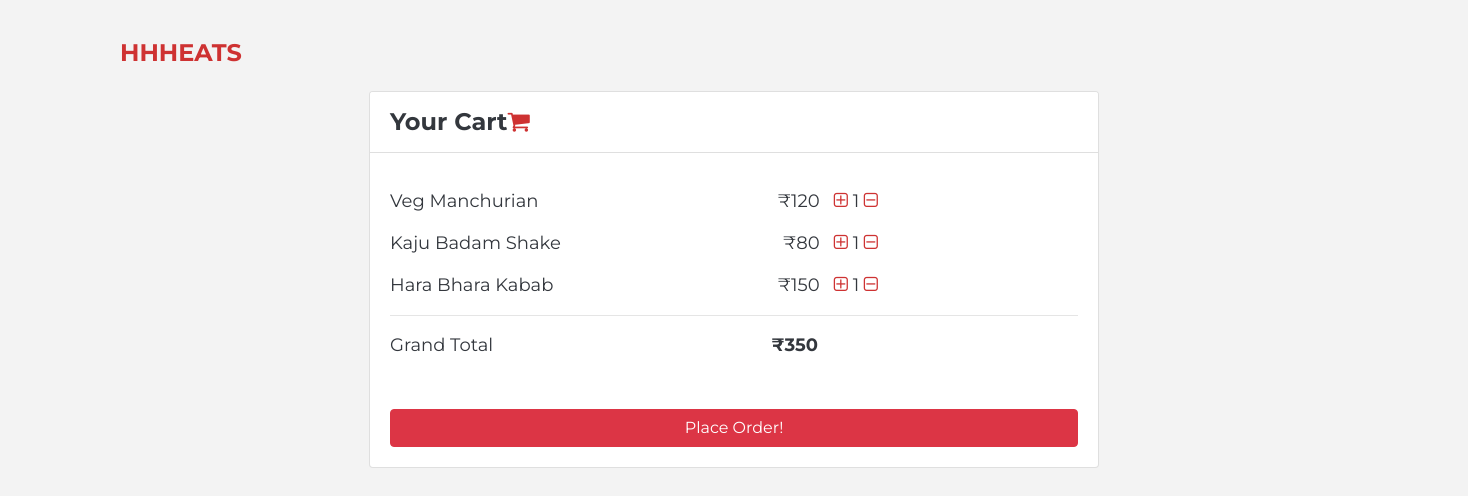
The page /customer/cart/3 (signed in) on the database its author committed.
### foodapp/models.py (models this page shows, shortened)
class orderItem(models.Model):
    orderedBy = models.ForeignKey(Customer, on_delete=models.CASCADE)
    item_id = models.ForeignKey(MenuItem, on_delete=models.CASCADE)
    quantity = models.IntegerField(default=0)

class MenuItem(models.Model):
    id = models.AutoField(primary_key=True)
    fname = models.CharField(max_length=30, blank=False)
    category = models.CharField(max_length=50, blank=False)
    description=models.CharField(max_length=200, blank=True,null=True)
    price = models.IntegerField(blank=False)

class Order(models.Model):
    id = models.AutoField(primary_key=True)
    orderedBy = models.ForeignKey(Customer, on_delete=models.CASCADE)
    r_id = models.ForeignKey(Restaurant, on_delete=models.CASCADE)
    items=models.ManyToManyField(orderItem)
    total_amount = models.IntegerField(default=0)
    timestamp = models.DateTimeField(auto_now_add=True)
    delivery_addr = models.CharField(max_length=50, blank=True)
    ORDER_STATE_WAITING = "Waiting"
    ORDER_STATE_PLACED = "Placed"
    ORDER_STATE_ACKNOWLEDGED = "Acknowledged"
    ORDER_STATE_COMPLETED = "Completed"
    ORDER_STATE_CANCELLED = "Cancelled"
    ORDER_STATE_DISPATCHED = "Dispatched"
    ORDER_STATE_CHOICES = (
        (ORDER_STATE_WAITING, ORDER_STATE_WAITING),
        (ORDER_STATE_PLACED, ORDER_STATE_PLACED),
        (ORDER_STATE_ACKNOWLEDGED, ORDER_STATE_ACKNOWLEDGED),
        (ORDER_STATE_COMPLETED, ORDER_STATE_COMPLETED),
        (ORDER_STATE_CANCELLED, ORDER_STATE_CANCELLED),
        (ORDER_STATE_DISPATCHED, ORDER_STATE_DISPATCHED),
    )
    status = models.CharField(
        max_length=50, choices=ORDER_STATE_CHOICES, default=ORDER_STATE_WAITING
    )

### foodapp/views.py (the view)
# urls.py: path("customer/cart/<int:rid>",views.view_cart,name="cart"),
def view_cart(request,rid):
    order=Order.objects.filter(orderedBy=Customer.objects.get(email=request.user.email),status='Waiting',r_id=rid).first()
    if order is not None:
        cost=0
        for item in order.items.all():
            cost+=item.quantity*item.item_id.price
        order.total_amount=cost
        order.save()
    context={
            'rest_id':rid,
            'order':order
    }
    return render(request,'order.html',context)

### foodapp/templates/order.html (shortened to what this page needs)
<!DOCTYPE html>
{% load static %}
<html lang="en">
<head>
     <link rel="stylesheet" href="https://maxcdn.bootstrapcdn.com/bootstrap/4.5.2/css/bootstrap.min.css">
     <link rel="stylesheet" href="https://cdnjs.cloudflare.com/ajax/libs/font-awesome/4.7.0/css/font-awesome.min.css">
     <link rel="stylesheet" href="{% static "css/order.css" %}">
</head>
<body>
    <a href="{% url "ListRestaurant" %}" class="navbar-brand">HHHEATS</a>
    <div class="container">
        <div class="row">
            <div class="col-lg-2"></div>
            <div class="col-lg-8">
                <div class="card" id="usercart">
                    <div class="card-header" >Your Cart<i class="fa fa-shopping-cart" aria-hidden="true"></i></div>
                    <div class="card-body">
                      {%for item in order.items.all %}
                        <div class="food-item">{{ item.item_id.fname }}<span class="food-cost">₹{{ item.item_id.price }}&nbsp;&nbsp;&nbsp;<a href="{%url "NewOrderCart" pk=item.item_id.id rid=order.r_id.id %}"><i class="fa fa-plus-square-o" aria-hidden="true"></i></a>&nbsp;{{ item.quantity }}&nbsp;<a href="{% url "RemoveOrderCart" pk=item.item_id.id rid=order.r_id.id %}"><i class="fa fa-minus-square-o" aria-hidden="true"></i></a></span></div>
                      {% endfor %}
                        <hr>
                        <div class="total">Grand Total<span class="total-cost">₹{{ order.total_amount }}</span></div>
                        <a href="{% url "checkout" rid=rest_id %}"><button type="button" class="btn btn-danger btn-block">Place Order!</button></a>
                    </div>
                </div>
            </div>
        </div>
    </div>
</body>
</html>

### foodapp/static/css/order.css (style rules this page uses)
body { background-color: #f3f3f3; color: #33373d; font-family: 'Montserrat', sans-serif; overflow-x: hidden; }
.navbar-brand { color: #ce3232; font-size: 24px; font-weight: bold; margin-left: 120px; margin-top: 30px; padding-right: 100%; padding-bottom: 20px; }
.card { margin-left: auto; margin-right: auto; }
.card-header { background-color: white; font-size: 24px; font-weight: bold; }
.fa-shopping-cart { color: #ce3232; }
.food-item { margin-top: 15px; font-size: 18px; }
.food-cost { float: right; margin-right: 200px; }
.fa-plus-square-o { color: #ce3232; }
.fa-minus-square-o { color: #ce3232; }
.total { font-size: 18px; }
.total-cost { float: right; margin-right: 260px; font-weight: bold; }
.btn-block { margin-top: 50px; }

### rows shown on the page
orderItem: item_id.fname "Veg Manchurian", item_id.price "120", quantity "1"
orderItem: item_id.fname "Kaju Badam Shake", item_id.price "80", quantity "1"
orderItem: item_id.fname "Hara Bhara Kabab", item_id.price "150", quantity "1"
Order: total_amount "350"
